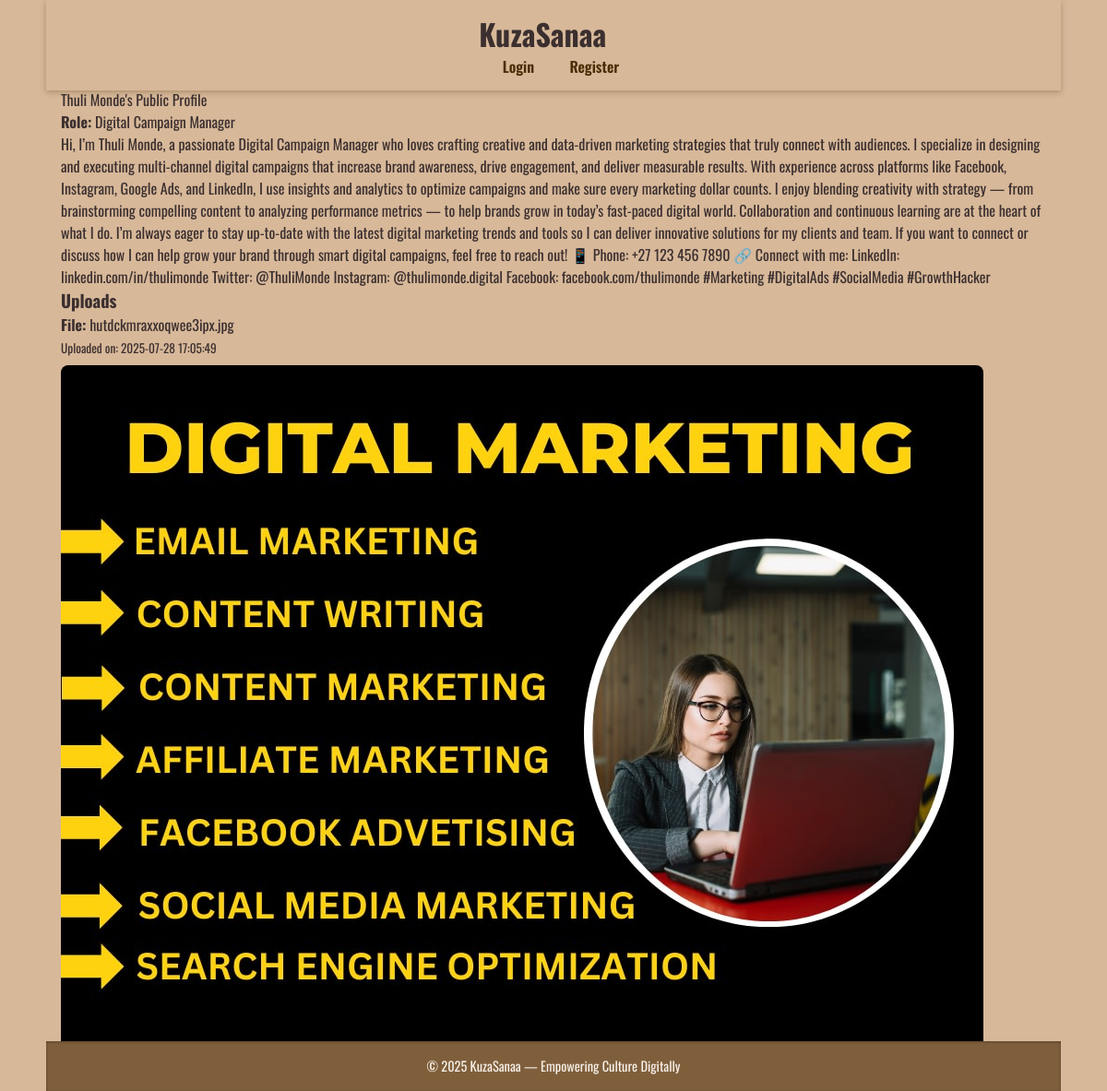
The page /user/3 on the database its author committed.
### app.py (models this page shows)
class User(db.Model):
    UserID = db.Column(db.Integer, primary_key=True)
    Username = db.Column(db.String(80), nullable=False)
    Email = db.Column(db.String(120), unique=True, nullable=False)
    Password = db.Column(db.String(200), nullable=False)
    Role = db.Column(db.String(20), nullable=False)
    Bio = db.Column(db.String(500))  # User bio/profile description
    comments = db.relationship('Comment', backref='author', lazy=True)  # Link to comments by user

class Content(db.Model):
    ContentID = db.Column(db.Integer, primary_key=True)
    UserID = db.Column(db.Integer, db.ForeignKey('user.UserID'), nullable=False)
    FilePath = db.Column(db.String(200), nullable=False)  # Filename/path of uploaded file
    UploadDate = db.Column(db.DateTime, default=datetime.utcnow)  # Timestamp upload happened
    user = db.relationship('User', backref='contents')  # Connect back to uploader

### app.py (the view)
@app.route('/user/<int:user_id>')
def public_profile(user_id):
    user = User.query.get_or_404(user_id)
    uploads = Content.query.filter_by(UserID=user_id).order_by(Content.UploadDate.desc()).all()
    return render_template('public_profile.html', user=user, uploads=uploads)

### app.py (called while the page is built)
@app.context_processor
def inject_now():
    return {
        'now': datetime.utcnow(),
        'current_user_id': session.get('user_id')
    }

### templates/public_profile.html (shortened to what this page needs)
{% extends "base.html" %}
{% block extra_css %}
  <link rel="stylesheet" href="{{ url_for('static', filename='public_profile.css') }}">
{% endblock %}
{% block content %}
<div class="public-profile-container">
  <div class="public-header">{{ user.Username }}'s Public Profile</div>
  <div class="user-role"><strong>Role:</strong> {{ user.Role or "Not specified" }}</div>
  <div class="user-bio">
    {{ user.Bio or "No bio provided yet." }}
  </div>
  <div class="uploads-section">
    <h3>Uploads</h3>
    {% if uploads %}
      {% for content in uploads %}
        <div class="upload-item">
          <p><strong>File:</strong> {{ content.FilePath }}</p>
          <p><small>Uploaded on: {{ content.UploadDate.strftime('%Y-%m-%d %H:%M:%S') }}</small></p>
          {% set ext = content.FilePath.split('.')[-1].lower() %}
          {% if ext in ['mp3', 'wav', 'ogg'] %}
            <audio controls>
              <source src="{{ url_for('static', filename='uploads/' ~ content.FilePath) }}" type="audio/{{ ext }}">
              Your browser does not support audio playback.
            </audio>
          {% elif ext in ['mp4', 'webm'] %}
            <video controls width="100%">
              <source src="{{ url_for('static', filename='uploads/' ~ content.FilePath) }}" type="video/{{ ext }}">
              Your browser does not support video playback.
            </video>
          {% elif ext in ['jpg', 'jpeg', 'png', 'gif', 'webp'] %}
            <img src="{{ url_for('static', filename='uploads/' ~ content.FilePath) }}" alt="Upload image" style="max-width:100%; border-radius:8px; margin-top:8px;" />
          {% else %}
            <p>Preview not available for this file type.</p>
          {% endif %}
        </div>
      {% endfor %}
    {% else %}
      <p>This user hasn’t uploaded anything yet.</p>
    {% endif %}
  </div>
</div>
{% endblock %}

### static/base.css (style rules this page uses)
body, button, input, select, textarea { font-family: 'Oswald', Arial, sans-serif; color: #3b2f2f; }
:root { --brown-dark: #4b2e05; --brown-light: #d7b899; --brown-medium: #7f5f3b; --background: #f7f0e9; --text-color: #3b2f2f; --accent-color: #7f5f3b; --header-bg: var(--brown-light); --footer-bg: var(--brown-medium); }
* { margin: 0; padding: 0; box-sizing: border-box; }
html, body { height: 100%; }
body { background-color: var(--background); color: var(--text-color); line-height: 1.5; min-height: 100vh; padding-top: 64px; padding-bottom: 50px; }

### static/public_profile.css (style rules this page uses)
body { background-image: url('https://encrypted-tbn0.gstatic.com/images?q=tbn:ANd9GcSGAQsQSjoHXvhsvkQ4m3lku5fNvEYb56oRHg&s'); background-size: cover; background-position: center; background-repeat: no-repeat; background-attachment: fixed; background-color: #d7b899; }

### rows shown on the page
User: Username "Thuli Monde", Role "Digital Campaign Manager", Bio "Hi, I’m Thuli Monde, a passionate Digital Campaign Manager who loves crafting creative and data-driven marketing strategies that truly connect with audiences. I specialize in designing and executing multi-channel digital campaigns that increase brand awareness, drive engagement, and deliver measurable results. With experience across platforms like Facebook, Instagram, Google Ads, and LinkedIn, I use insights and analytics to optimize campaigns and make sure every marketing dollar counts. I enjoy blending creativity with strategy — from brainstorming compelling content to analyzing performance metrics — to help brands grow in today’s fast-paced digital world. Collaboration and continuous…"
Content: FilePath "hutdckmraxxoqwee3ipx.jpg", UploadDate "2025-07-28 17:05:49", FilePath (picture)
